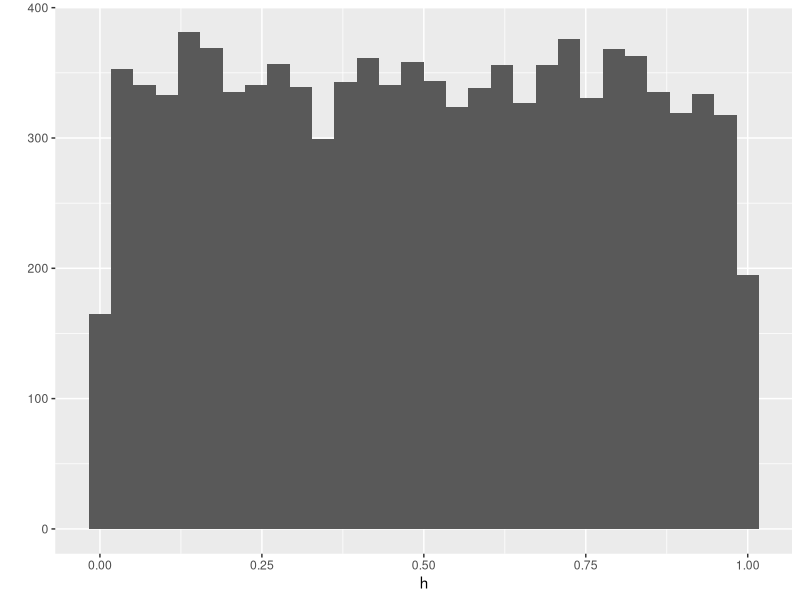

Reproduce this figure in R.
## ---- chunk 1
knitr::opts_chunk$set(echo = TRUE)
set.seed(11980)
## ---- chunk 2
library(ggplot2)  # you'll need this package for the R section
## ---- chunk 3
    h <- replicate(10000, runif(1, 0, 1))
    qplot(h)
## ---- chunk 4
    sum(h > 0.50 & h < 0.75) / 10000
## ---- chunk 5
    X <- rbinom(10000, size = 2, prob = 0.49)
    mean(X == 2)
## ---- chunk 6
    X <- rbinom(10000, size = 4, prob = 0.49)
    mean(X == 4)
## ---- chunk 7
    b <- X[X == 0 | X == 1]
    mean(b == 1)
